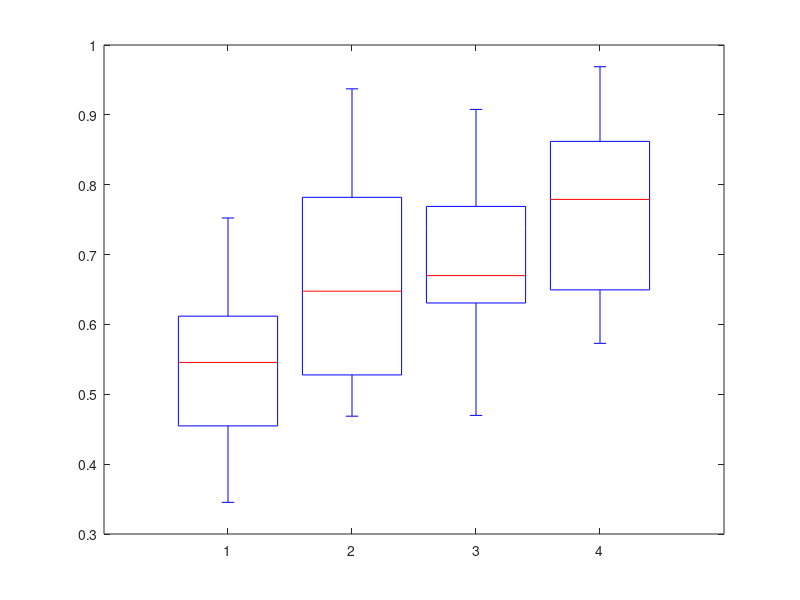

MATLAB code for this plot: (Note: this script raises an error after producing the figure.)
%Plots results of simulation for global healthy and patient models
%Aakash Gupta (5/27/16)

%% DIRECTORIES
cd(fileparts(which('Plot_Boxplots.m')))
currentDir = pwd;
slashdir = '/';
addpath([pwd slashdir 'sub']); %create path to helper scripts

max_subjects = 10;

%% LOAD ALL DATA
data = zeros(max_subjects,4);

for ii = 1:max_subjects
    load results_healthy.mat
    data(ii,1) = results_healthy(ii).BACC;
    load results_patients.mat
    data(ii,2) = results_patients(ii).BACC;
    load results_personalSCO.mat
    data(ii,3) = results_personalSCO(ii).BACC;
    load results_personalCBR.mat
    data(ii,4) = results_personalCBR(ii).BACC;
end

%% PLOT RESULTS
figure;
bp = boxplot(data);
set(bp,'linewidth',2);
ylim([0.3 1])
ylabel('Balanced Accuracy','FontSize',16)
set(gca,'Box','off','XTick',[1:4],'XTickLabel',{'Healthy','Impairment-Specific','Patient-Specific','Device-Specific'},'YTick',[0.1:0.1:1],'TickDir','out','LineWidth',2,'FontSize',16,'FontWeight','bold');

%Change box border to black
b = get(get(gca,'children'),'children');   % Get the handles of all the objects
t = get(b,'tag');   % List the names of all the objects 
box1 = b(9:12);   %The 7th object is the first box
set(box1, 'Color', 'k');   % Set the color of the first box

%Change box fill
h = findobj(gca,'Tag','Box');
patch(get(h(1),'XData'),get(h(1),'YData'),[0 1 0],'FaceAlpha',0.2);
patch(get(h(2),'XData'),get(h(2),'YData'),[0 0 1],'FaceAlpha',0.35);
patch(get(h(3),'XData'),get(h(3),'YData'),[0.8 0.81 0.17],'FaceAlpha',0.2);
patch(get(h(4),'XData'),get(h(4),'YData'),[1 0 0],'FaceAlpha',0.2);
